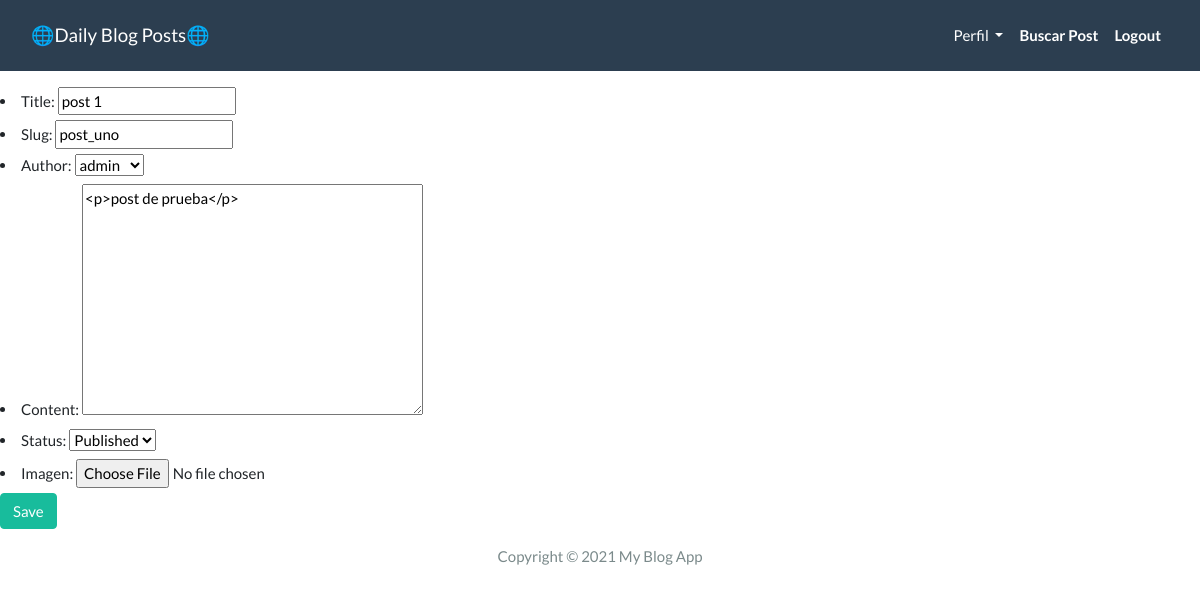
Screenshot of /post/update/post 1 (signed in) with the database file from the repository.
### loginApp/models.py (models this page shows)
class Post(models.Model):
    title = models.CharField(max_length=200, )
    slug = models.SlugField(max_length=200, )
    author = models.ForeignKey(User, on_delete=models.CASCADE, related_name="blog_post")
    created_on= models.DateTimeField(auto_now_add=True)
    updated_on= models.DateTimeField(auto_now_add=True)
    content= RichTextField(blank=True, null= True)
    status=models.IntegerField(choices=STATUS, default=0)
    imagen=models.ImageField(upload_to="fotos", null= True,  blank=True)

### loginApp/views.py (the view)
# urls.py: path('post/update/<post_title>',update_post,name="modificar_post"),
def update_post(request,post_title):
    post=Post.objects.get(title = post_title)
    if request.method == 'POST':
        form = FormularioPost(request.POST, request.FILES)
        if form.is_valid():
            post.title = form.cleaned_data["title"]
            post.slug = form.cleaned_data["slug"]
            post.author = form.cleaned_data["author"]
            post.content = form.cleaned_data["content"]
            post.status= form.cleaned_data["status"]
            post.imagen = form.cleaned_data["imagen"]
            post.save()
            return redirect("home")
    else:
        form = FormularioPost(model_to_dict(post))
    return render(request,"crear_post.html",{"form": form})

### loginApp/forms.py
class FormularioPost(forms.ModelForm):
    class Meta:
        model = Post
        fields = ['title', 'slug', 'author', 'content','status','imagen']

### templates/crear_post.html (shortened to what this page needs)
{% extends 'base.html' %}
{% block content %}
    {% if user.is_authenticated %}
        <form method="post" action="" class="mt-3" autocomplete="off"  enctype="multipart/form-data">
            {{ form.as_ul }}
            <button type="submit" class="btn btn-success">Save</button>
        </form>
    {% else %}
        TENES QUE ESTAR LOGEADO PARA USAR LAS FUNCIONES DEL  BLOG !!!!
    {% endif %}
{% endblock %}

### rows the page displays
Post: title "post 1", slug "post_uno", author "admin", content "<p>post de prueba</p>", status "Published"
